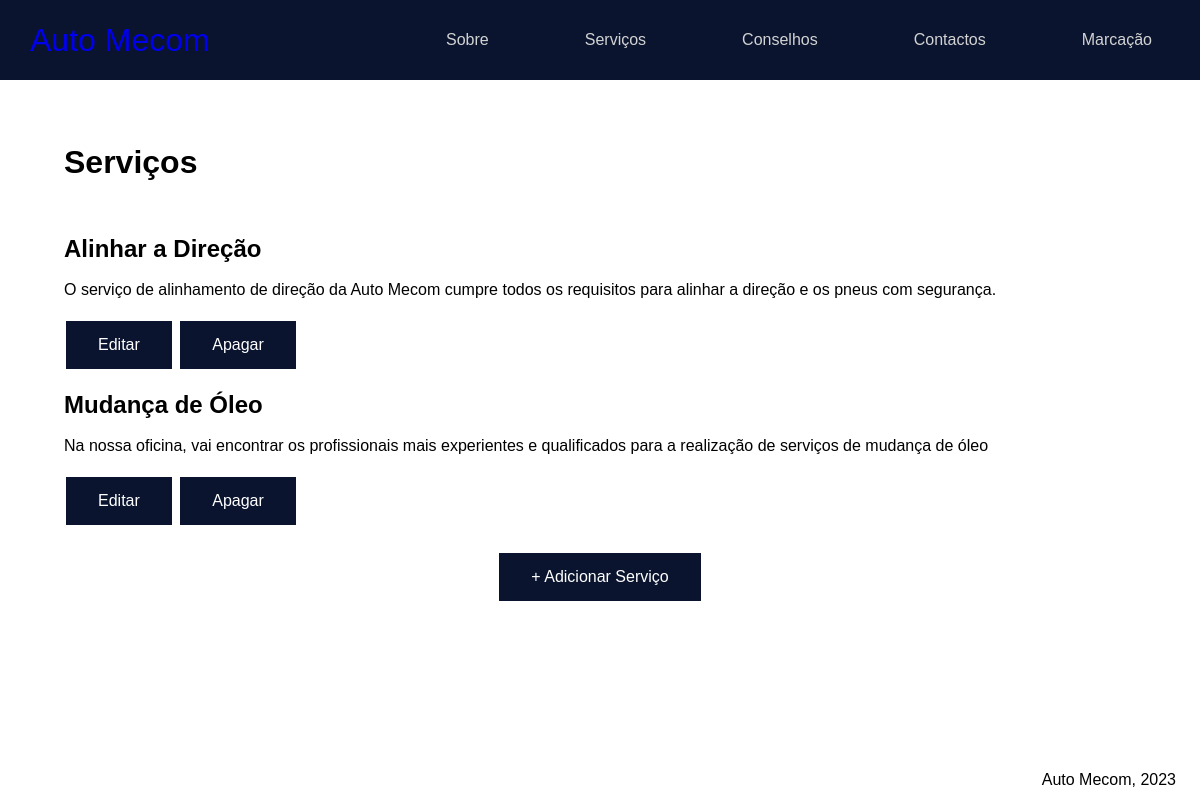
Page /servico.html on the committed database.
### automecom/models.py (models this page shows, shortened)
class Servico(models.Model):
    nome = models.CharField(max_length=50)
    descricao = models.CharField(max_length=250, default="", blank=True)

### automecom/views.py (the view)
# urls.py: path('servico.html', views.servico_view, name="Servico"),
def servico_view(request):
    servicos = Servico.objects.all()
    return render(request, 'automecom/servico.html', {'servicos': servicos})

### automecom/templates/automecom/servico.html (shortened to what this page needs)
<!DOCTYPE html>
<html lang="en">
<head>
</head>
{% extends 'automecom/layout.html' %}
{% block main %}
{% load static %}
<body>
<h1 class="base">Serviços</h1>
<br>
<br>
<section>
{% for Servico in servicos %}
    <div class="Serv">
        <div>
            <br>
        <h2>{{Servico.nome}}</h2>
            <br>
        <p>{{Servico.descricao}}</p>
        </div>
    </div>
    <br>
    <a href="{% url 'automecom:editar' Servico.id %}" class="botao">Editar</a>
    <a href="{% url 'automecom:apagar' Servico.id %}" class="botao">Apagar</a>
    <br>
{% endfor %}
</section>
<div class="outro">
        <a href="{% url 'automecom:Create' %}" class="botao">+ Adicionar Serviço</a>
    </div>
</body>
</html>
{% endblock %}

### automecom/static/automecom/css/estilos.css (style rules this page uses)
* { padding: 0; margin: 0; box-sizing:border-box; font-family: sans-serif; }
.botao { background-color: #0A142FFF; border: none; color: white; padding: 15px 32px; text-align: center; text-decoration: none; display: inline-block; font-size: 16px; margin: 4px 2px; cursor: pointer; border: 1px #0A142FFF; }
.outro { text-align: center; padding: 20px; }

### rows in the picture
Servico: nome "Alinhar a Direção", descricao "O serviço de alinhamento de direção da Auto Mecom cumpre todos os requisitos para alinhar a direção e os pneus com segurança."
Servico: nome "Mudança de Óleo", descricao "Na nossa oficina, vai encontrar os profissionais mais experientes e qualificados para a realização de serviços de mudança de óleo"
